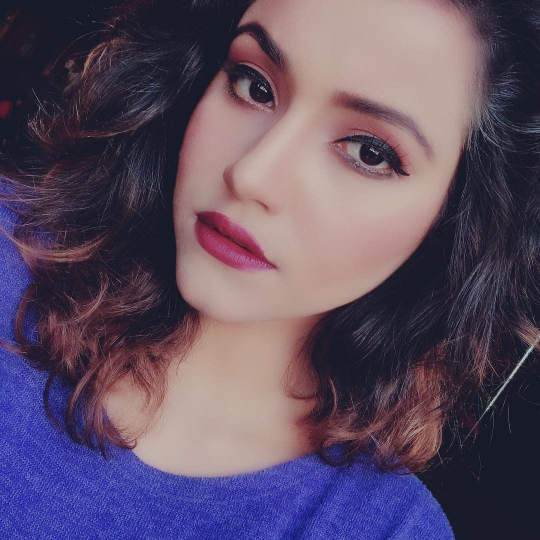
#> input picture images/alisha.jpg, 1080 x 1080 px (shown at 1/2 size)
$ jupyter execute day23.ipynb
#> lines starting #> are read from the running program, lines starting #| are printed output that depends on the picture
### how to access image pixel and modify

[cell 1]
import numpy as np
import cv2

ali=cv2.imread('images/alisha.jpg')
#> ali is the input picture: shape (1080, 1080, 3); mean B, G, R 98.8, 77.8, 93.1
cv2.imshow("image",ali)
cv2.waitKey(0)
cv2.destroyAllWindows()

[cell 2]
ali.shape
#> Out = (1080, 1080, 3)

### Access single pixel of image

[cell 3]
ali[0,0]
#> Out = [39, 27, 23]

[cell 4]
ali[512,400]
#> Out = [133, 137, 166]

[cell 5]
ali[1000,10]
#> Out = [233, 129, 124]

[cell 6]
ali[450,450]
#> Out = [78, 51, 155]

[cell 7]
ali[700,300]
#> Out = [34, 24, 70]

[cell 8]
ali[100,500]
#> Out = [95, 88, 149]

[cell 9]
ali[200:,500]
#> Out = 880 rows, first 8: [125, 114, 154], [116, 105, 145], [135, 124, 164], [142, 130, 172], [117, 107, 149], [116, 107, 147], [124, 115, 155], [107, 97, 140]

### how to show single pixel

[cell 10]
cv2.imshow("pixel single",ali[512,300])
cv2.waitKey(0)
cv2.destroyAllWindows()

### Accessing the row of image

[cell 11]
# first method accesing the row at index 5
ali[5]
#> Out = 1080 rows, first 8: [39, 27, 23], [39, 27, 23], [39, 27, 23], [39, 27, 23], [39, 27, 23], [39, 27, 23], [39, 27, 23], [39, 27, 23]

[cell 12]
# second method
ali[5,:]

[cell 13]
ali[950,:]
#> Out = 1080 rows, first 8: [136, 26, 22], [149, 39, 35], [120, 10, 6], [159, 49, 45], [174, 64, 60], [160, 50, 46], [203, 93, 89], [191, 81, 77]

### accessing the row of single or double channel

[cell 14]
# accessing the row and single channel
ali[950,:,2]
#> Out = 1080 values, max 169 at index 422, min 0 at index 103, mean 65.65

[cell 15]
# accessing the row of double channel
ali[1000,:,(0,1,2)]

[cell 16]
cv2.imshow("dfa",ali[:,:,(1,0,2)])
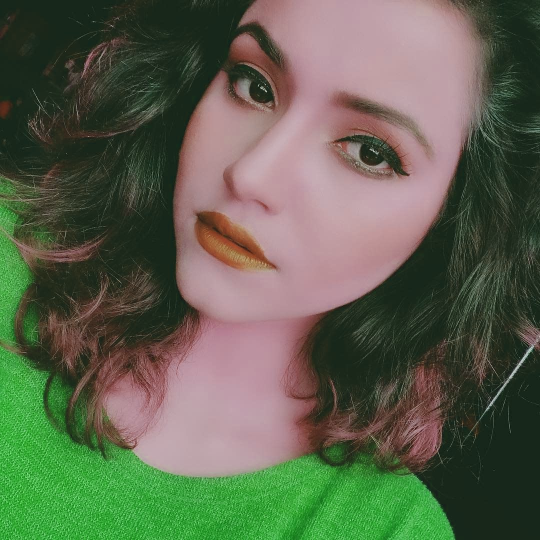
#> window 'dfa': shape (1080, 1080, 3) (shown at 1/2 size); mean B, G, R 77.8, 98.8, 93.1
cv2.waitKey(0)
cv2.destroyAllWindows()

### Access the column of image

[cell 17]
# accessing the column at 0th index
ali[:,0]
#> Out = 1080 rows, first 8: [39, 27, 23], [39, 27, 23], [39, 27, 23], [39, 27, 23], [39, 27, 23], [39, 27, 23], [39, 27, 23], [39, 27, 23]

[cell 18]
# accessing the column at 200th index
ali[:,200]

### accessing the column and channel

[cell 19]
# accessing the column at 500th indes and channel 0 ,1
ali[:,500,(0,1)]
#> Out = 1080 pairs, first value 26 to 245, second value 8 to 177

### Accessing the part of image

[cell 20]
# accesint the image after 2ooth index row wise and 5ooth wise column
cv2.imshow("accessing after 500th col and 200th row",ali[500:,200:])
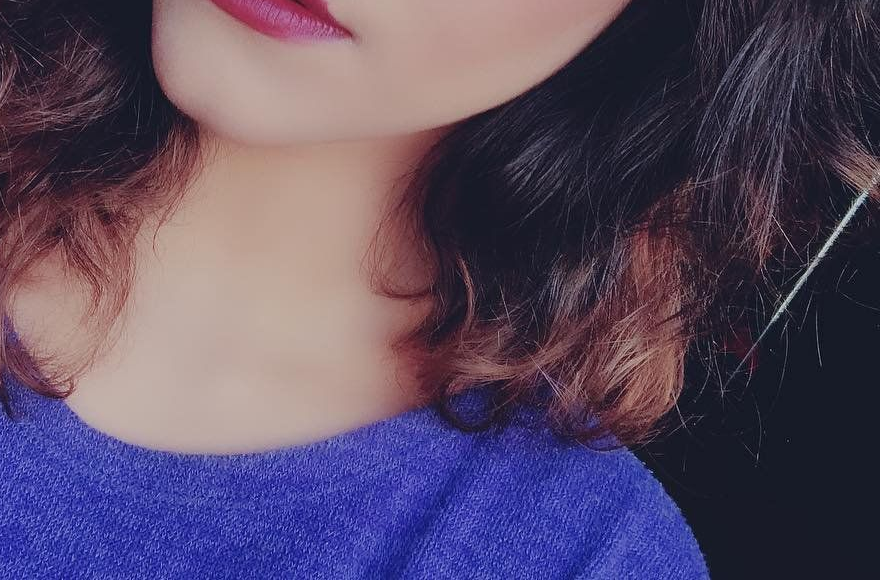
#> window 'accessing after 500th col and ': shape (580, 880, 3); mean B, G, R 100.4, 75.5, 90
cv2.waitKey(0)
cv2.destroyAllWindows()

[cell 21]
cv2.imshow('accessing face',ali[0:600,0:1000])
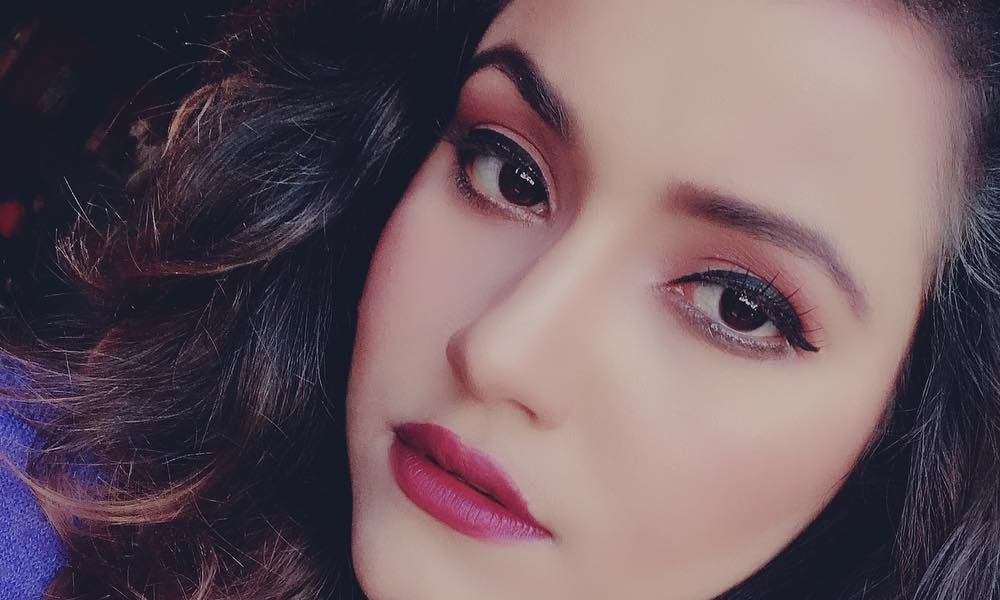
#> window 'accessing face': shape (600, 1000, 3); mean B, G, R 95.6, 88.1, 107.2
cv2.imwrite('faceex.jpg',ali[0:600,0:1000])
cv2.waitKey(0)
cv2.destroyAllWindows()

[cell 22]
ali[0].shape
#> Out = (1080, 3)

## showing image rowwise

[cell 23]
for i in range(ali.shape[0]):
    cv2.imshow("image",ali[0:i+1,:])

    if cv2.waitKey(27) & 0xFF==ord('q'):
        break
#> this loop made 1 pass; (key q is pressed on pass 1)
cv2.destroyAllWindows()

### showing image columnwise

[cell 24]
for j in range(ali.shape[0]):
    cv2.imshow("image",ali[:,0:j+1])

    if cv2.waitKey(27) & 0xFF==ord("q"):
        break

cv2.destroyAllWindows()

$ run again, with images/flower.jpg copied over images/alisha.jpg
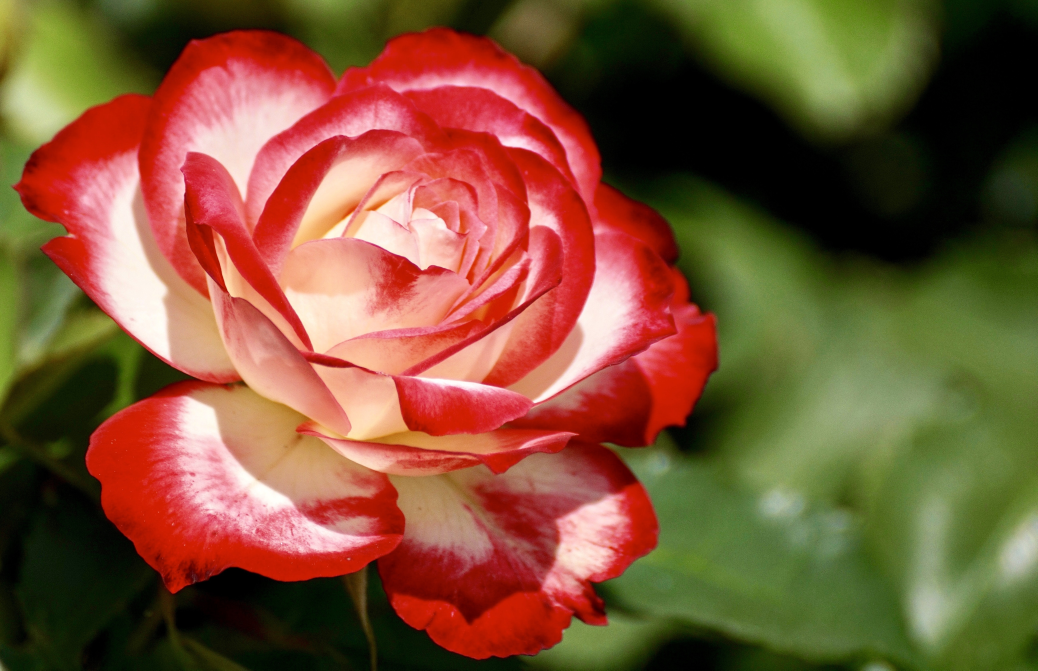
#> input picture images/flower.jpg, 5188 x 3352 px (shown at 1/5 size)
#> ali is the input picture: shape (3352, 5188, 3); mean B, G, R 54.7, 84.3, 125.6
#> `ali[0,0]`: Out = [74, 170, 170]
#> `ali[512,400]`: Out = [76, 187, 165]
#> `ali[1000,10]`: Out = [44, 125, 92]
#> `ali[450,450]`: Out = [34, 147, 120]
#> `ali[700,300]`: Out = [0, 19, 158]
#> `ali[100,500]`: Out = [26, 78, 71]
#> `ali[950,:,2]`: Out = 5188 values, max 255 at index 456, min 0 at index 3178, mean 134.3
#> `cv2.imshow("dfa",ali[:,:,(1,0,2)])`:
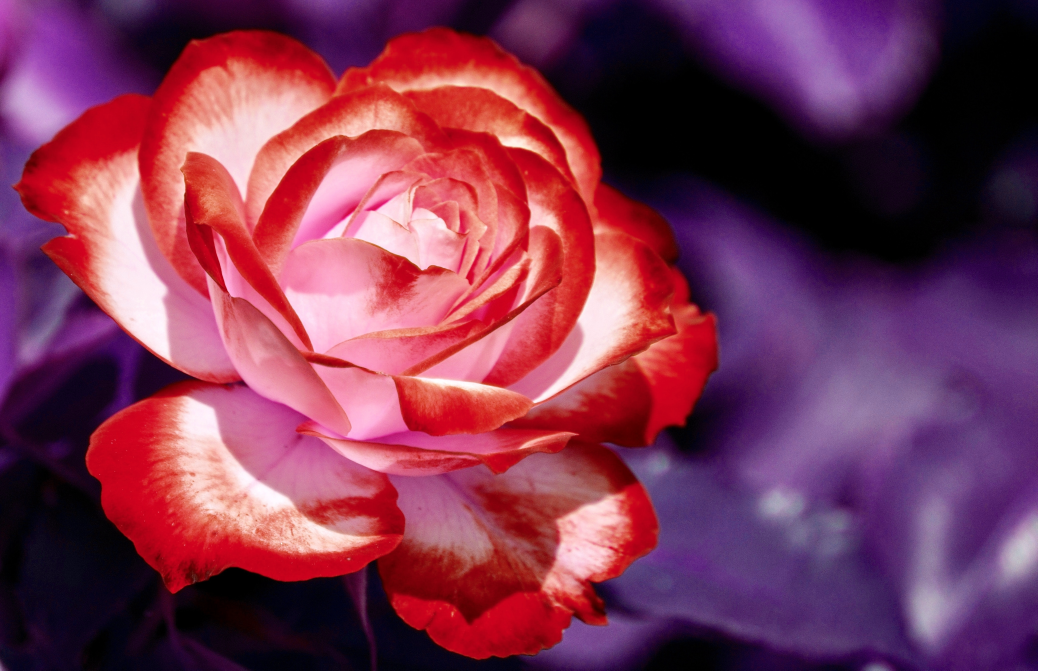
#> window 'dfa': shape (3352, 5188, 3) (shown at 1/5 size); mean B, G, R 84.3, 54.7, 125.6
#> `ali[:,500,(0,1)]`: Out = 3352 pairs, first value 0 to 202, second value 0 to 187
#> `cv2.imshow('accessing face',ali[0:600,0:1000])`:
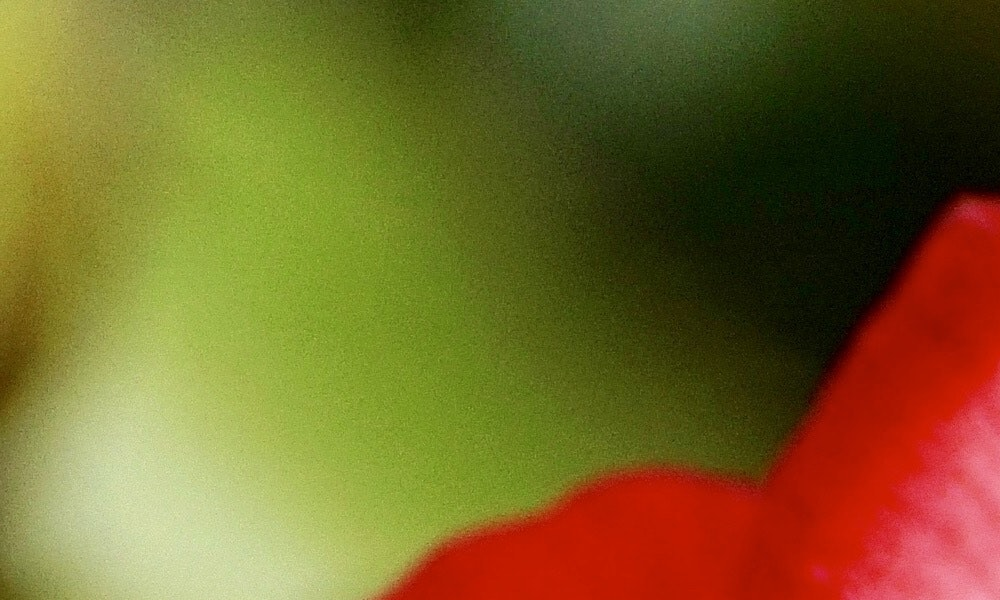
#> window 'accessing face': shape (600, 1000, 3); mean B, G, R 40.9, 100.9, 118.9
#> the loop `for i in range(ali.shape[0]):` made 1 pass; (key q is pressed on pass 1)
#> the loop `for j in range(ali.shape[0]):` made 1 pass; (key q is pressed on pass 1)
